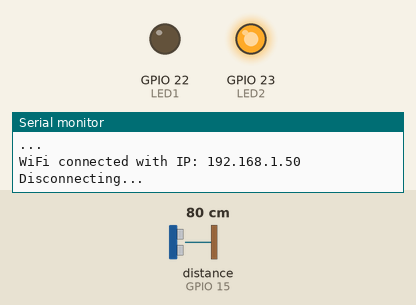
This sketch was run on a simulated ESP32. Shown: output pins drawn as LEDs (lit = HIGH), the last lines printed to the serial monitor. Wiring (inferred from the names in the program): ultrasonic range finder: trigger GPIO 2; echo GPIO 15. The inputs (shaded band) are chosen by the test bench; at power-on: distance to the obstacle (sensor on GPIO 15) 80 cm. The echo pulse lasts 58.3 µs per cm; WiFi joins after 1.5 s; servers stay silent unless stated; network time is answered at once with the bench clock; the local clock reads 2024-03-15 10:24:30 at power-on unless the sketch sets it; pins used as bus, display or sensor lines are not drawn.

Above: at 2.7 s.
2.8 s: distance to the obstacle (sensor on GPIO 15) set to 55 cm
6.2 s: distance to the obstacle (sensor on GPIO 15) set to 45 cm
At 8.1 s:
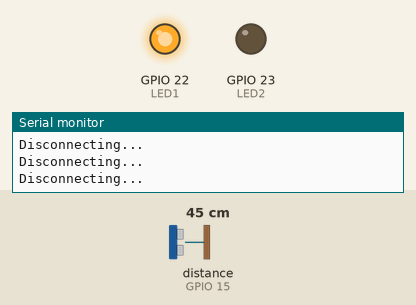
9.6 s: distance to the obstacle (sensor on GPIO 15) set to 60 cm
At 12.6 s:
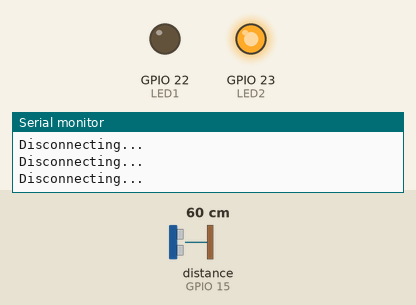
13.6 s: distance to the obstacle (sensor on GPIO 15) set to 2 cm
At 15.2 s:
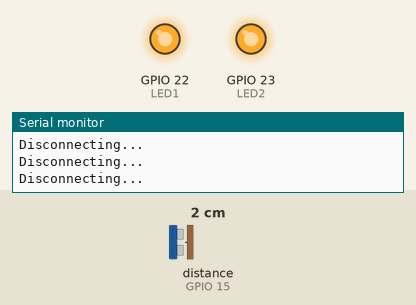
Timing chart, 0 to 16.9 s (numbered marks = the images above; inputs shaded):
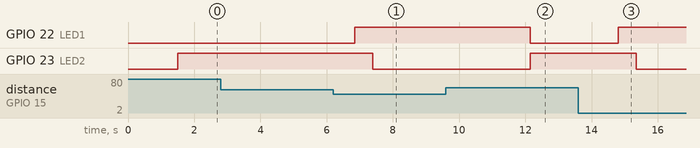

Measured:
- the behaviour switches between 50 and 49 cm on distance to the obstacle (sensor on GPIO 15) (found by bisection; images 0 and 1)
- after the input at 6.2 s, GPIO 22 (LED1): LOW → HIGH after 0.65 s; GPIO 23 (LED2): HIGH → LOW after 1.2 s
- after the input at 9.6 s, GPIO 22 (LED1): HIGH → LOW after 2.6 s; GPIO 23 (LED2): LOW → HIGH after 2.6 s
- after the input at 13.6 s, GPIO 22 (LED1): LOW → HIGH after 1.2 s; GPIO 23 (LED2): HIGH → LOW after 1.8 s

The sketch:

sketch_jun01a.ino
```cpp
#include <WiFi.h>
#include <FirebaseESP32.h>
#include <NTPClient.h>
#include <WiFiUdp.h>


const int trigPin = 2;
const int echoPin = 15;

const int LED1 = 22;
const int LED2 = 23;

int duration = 0;
int distance = 0;


WiFiUDP ntpUDP;
NTPClient timeClient(ntpUDP, "pool.ntp.org");

#define FIREBASE_HOST "https://parking-3d8e1-default-rtdb.europe-west1.firebasedatabase.app/"
#define FIREBASE_AUTH "krcgo6nCyLdC4iPMBGi5zIuaWXQqP11NmsetWnnh"

const char* ssid = "Zhone_F758";
const char* password =  "znid310942296";


FirebaseData firebaseData;
FirebaseJson json;

void setup()
{
  pinMode(trigPin , OUTPUT);
  pinMode(echoPin , INPUT);

  pinMode(LED1 , OUTPUT);
  pinMode(LED2 , OUTPUT);

  Serial.begin(115200);

  WiFi.begin(ssid, password);
  while (WiFi.status() != WL_CONNECTED) {
    delay(500);
    Serial.println("...");
  }

  Serial.print("WiFi connected with IP: ");
  Serial.println(WiFi.localIP());
  Firebase.begin(FIREBASE_HOST, FIREBASE_AUTH);
  Firebase.reconnectWiFi(true);
  Firebase.setReadTimeout(firebaseData, 1000 * 60);
  Firebase.setwriteSizeLimit(firebaseData, "tiny");
  timeClient.begin();
  timeClient.setTimeOffset(10800);

}

void loop()
{
  digitalWrite(trigPin, LOW);
  delayMicroseconds(2);
  digitalWrite(trigPin, HIGH);
  delayMicroseconds(10);
  digitalWrite(trigPin, LOW);
  duration = pulseIn(echoPin, HIGH);
  distance = duration/58.2;


    if ( distance < 50 )
  {
    digitalWrite(LED1, HIGH);
    json.set("/data", "Ocu");
  Firebase.updateNode(firebaseData,"/Sensor",json);

  timeClient.update();
  String formattedTime = timeClient.getFormattedTime();
  time_t epochTime = timeClient.getEpochTime();
  json.set("/time", formattedTime);
  Firebase.updateNode(firebaseData,"/Sensor",json);
  json.set("/seconds", epochTime);
  Firebase.updateNode(firebaseData,"/Sensor",json);


    delay(100);
  }
  else
  {
    digitalWrite(LED1, LOW);
  }
  if ( distance >= 50 )
  {
    digitalWrite(LED2, HIGH);
       json.set("/data", "Avi");
  Firebase.updateNode(firebaseData,"/Sensor",json);

  timeClient.update();
  String formattedTime = timeClient.getFormattedTime();
  time_t epochTime = timeClient.getEpochTime();
  json.set("/time", formattedTime);
  Firebase.updateNode(firebaseData,"/Sensor",json);
  json.set("/seconds", epochTime);
  Firebase.updateNode(firebaseData,"/Sensor",json);


    delay(100);
  }
  else
  {
    digitalWrite(LED2, LOW);
  }

  delay(100);


    Serial.println("Disconnecting...");


    delay(2000);
}
```
